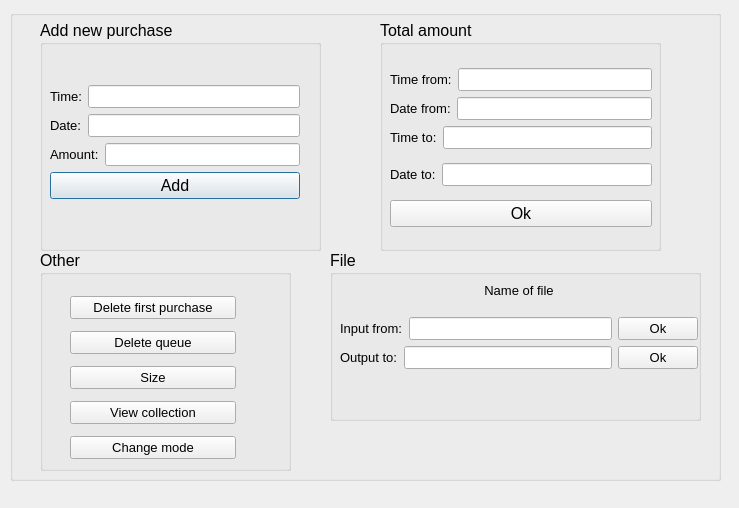
<?xml version="1.0" encoding="UTF-8"?>
<ui version="4.0">
 <class>purchase_window</class>
 <widget class="QDialog" name="purchase_window">
  <property name="geometry">
   <rect>
    <x>0</x>
    <y>0</y>
    <width>739</width>
    <height>508</height>
   </rect>
  </property>
  <property name="windowTitle">
   <string>Dialog</string>
  </property>
  <widget class="QGroupBox" name="groupBox">
   <property name="geometry">
    <rect>
     <x>10</x>
     <y>10</y>
     <width>711</width>
     <height>471</height>
    </rect>
   </property>
   <property name="font">
    <font>
     <pointsize>12</pointsize>
    </font>
   </property>
   <property name="title">
    <string/>
   </property>
   <widget class="QGroupBox" name="groupBox_2">
    <property name="geometry">
     <rect>
      <x>30</x>
      <y>10</y>
      <width>281</width>
      <height>231</height>
     </rect>
    </property>
    <property name="title">
     <string>Add new purchase</string>
    </property>
    <widget class="QWidget" name="layoutWidget">
     <property name="geometry">
      <rect>
       <x>10</x>
       <y>30</y>
       <width>250</width>
       <height>185</height>
      </rect>
     </property>
     <layout class="QVBoxLayout" name="verticalLayout_6">
      <item>
       <layout class="QVBoxLayout" name="verticalLayout_2">
        <item>
         <layout class="QVBoxLayout" name="verticalLayout">
          <item>
           <layout class="QHBoxLayout" name="horizontalLayout">
            <item>
             <widget class="QLabel" name="label">
              <property name="font">
               <font>
                <pointsize>10</pointsize>
               </font>
              </property>
              <property name="text">
               <string>Time:</string>
              </property>
             </widget>
            </item>
            <item>
             <widget class="QLineEdit" name="purchase_time">
              <property name="font">
               <font>
                <pointsize>10</pointsize>
               </font>
              </property>
             </widget>
            </item>
           </layout>
          </item>
          <item>
           <layout class="QHBoxLayout" name="horizontalLayout_2">
            <item>
             <widget class="QLabel" name="label_2">
              <property name="font">
               <font>
                <pointsize>10</pointsize>
               </font>
              </property>
              <property name="text">
               <string>Date:</string>
              </property>
             </widget>
            </item>
            <item>
             <widget class="QLineEdit" name="purchase_date">
              <property name="font">
               <font>
                <pointsize>10</pointsize>
               </font>
              </property>
             </widget>
            </item>
           </layout>
          </item>
          <item>
           <layout class="QHBoxLayout" name="horizontalLayout_3">
            <item>
             <widget class="QLabel" name="label_3">
              <property name="font">
               <font>
                <pointsize>10</pointsize>
               </font>
              </property>
              <property name="text">
               <string>Amount:</string>
              </property>
             </widget>
            </item>
            <item>
             <widget class="QLineEdit" name="purchase_amount">
              <property name="font">
               <font>
                <pointsize>10</pointsize>
               </font>
              </property>
             </widget>
            </item>
           </layout>
          </item>
         </layout>
        </item>
        <item>
         <widget class="QPushButton" name="purchase_add">
          <property name="text">
           <string>Add</string>
          </property>
         </widget>
        </item>
       </layout>
      </item>
     </layout>
    </widget>
   </widget>
   <widget class="QGroupBox" name="groupBox_4">
    <property name="geometry">
     <rect>
      <x>320</x>
      <y>240</y>
      <width>371</width>
      <height>171</height>
     </rect>
    </property>
    <property name="title">
     <string>File</string>
    </property>
    <widget class="QWidget" name="layoutWidget_2">
     <property name="geometry">
      <rect>
       <x>10</x>
       <y>20</y>
       <width>358</width>
       <height>99</height>
      </rect>
     </property>
     <layout class="QVBoxLayout" name="verticalLayout_5">
      <item>
       <widget class="QLabel" name="label_7">
        <property name="font">
         <font>
          <pointsize>10</pointsize>
         </font>
        </property>
        <property name="text">
         <string>Name of file</string>
        </property>
        <property name="alignment">
         <set>Qt::AlignCenter</set>
        </property>
       </widget>
      </item>
      <item>
       <layout class="QHBoxLayout" name="horizontalLayout_6">
        <item>
         <widget class="QLabel" name="label_6">
          <property name="font">
           <font>
            <pointsize>10</pointsize>
           </font>
          </property>
          <property name="text">
           <string>Input from:</string>
          </property>
         </widget>
        </item>
        <item>
         <widget class="QLineEdit" name="file_input_name">
          <property name="font">
           <font>
            <pointsize>10</pointsize>
           </font>
          </property>
         </widget>
        </item>
        <item>
         <widget class="QPushButton" name="file_input_ok">
          <property name="font">
           <font>
            <pointsize>10</pointsize>
           </font>
          </property>
          <property name="text">
           <string>Ok</string>
          </property>
         </widget>
        </item>
       </layout>
      </item>
      <item>
       <layout class="QHBoxLayout" name="horizontalLayout_7">
        <item>
         <widget class="QLabel" name="label_8">
          <property name="font">
           <font>
            <pointsize>10</pointsize>
           </font>
          </property>
          <property name="text">
           <string>Output to:</string>
          </property>
         </widget>
        </item>
        <item>
         <widget class="QLineEdit" name="file_output_name">
          <property name="font">
           <font>
            <pointsize>10</pointsize>
           </font>
          </property>
         </widget>
        </item>
        <item>
         <widget class="QPushButton" name="file_output_ok">
          <property name="font">
           <font>
            <pointsize>10</pointsize>
           </font>
          </property>
          <property name="text">
           <string>Ok</string>
          </property>
         </widget>
        </item>
       </layout>
      </item>
     </layout>
    </widget>
   </widget>
   <widget class="QGroupBox" name="groupBox_6">
    <property name="geometry">
     <rect>
      <x>30</x>
      <y>240</y>
      <width>251</width>
      <height>221</height>
     </rect>
    </property>
    <property name="title">
     <string>Other</string>
    </property>
    <widget class="QWidget" name="layoutWidget_3">
     <property name="geometry">
      <rect>
       <x>30</x>
       <y>40</y>
       <width>166</width>
       <height>180</height>
      </rect>
     </property>
     <layout class="QVBoxLayout" name="verticalLayout_9">
      <item>
       <widget class="QPushButton" name="delete_first">
        <property name="font">
         <font>
          <pointsize>10</pointsize>
         </font>
        </property>
        <property name="text">
         <string>Delete first purchase</string>
        </property>
       </widget>
      </item>
      <item>
       <widget class="QPushButton" name="delete_queue">
        <property name="font">
         <font>
          <pointsize>10</pointsize>
         </font>
        </property>
        <property name="text">
         <string>Delete queue</string>
        </property>
       </widget>
      </item>
      <item>
       <widget class="QPushButton" name="size">
        <property name="font">
         <font>
          <pointsize>10</pointsize>
         </font>
        </property>
        <property name="text">
         <string>Size</string>
        </property>
       </widget>
      </item>
      <item>
       <widget class="QPushButton" name="view_collection">
        <property name="font">
         <font>
          <pointsize>10</pointsize>
         </font>
        </property>
        <property name="text">
         <string>View collection</string>
        </property>
       </widget>
      </item>
      <item>
       <widget class="QPushButton" name="pushButton">
        <property name="font">
         <font>
          <pointsize>10</pointsize>
         </font>
        </property>
        <property name="text">
         <string>Change mode</string>
        </property>
       </widget>
      </item>
     </layout>
    </widget>
   </widget>
   <widget class="QGroupBox" name="groupBox_3">
    <property name="geometry">
     <rect>
      <x>370</x>
      <y>10</y>
      <width>281</width>
      <height>231</height>
     </rect>
    </property>
    <property name="title">
     <string>Total amount</string>
    </property>
    <widget class="QWidget" name="layoutWidget_4">
     <property name="geometry">
      <rect>
       <x>10</x>
       <y>40</y>
       <width>262</width>
       <height>178</height>
      </rect>
     </property>
     <layout class="QVBoxLayout" name="verticalLayout_4">
      <item>
       <layout class="QVBoxLayout" name="verticalLayout_3">
        <item>
         <layout class="QHBoxLayout" name="horizontalLayout_4">
          <item>
           <widget class="QLabel" name="label_4">
            <property name="font">
             <font>
              <pointsize>10</pointsize>
             </font>
            </property>
            <property name="text">
             <string>Time from:</string>
            </property>
           </widget>
          </item>
          <item>
           <widget class="QLineEdit" name="amount_time_from">
            <property name="font">
             <font>
              <pointsize>10</pointsize>
             </font>
            </property>
           </widget>
          </item>
         </layout>
        </item>
        <item>
         <layout class="QHBoxLayout" name="horizontalLayout_8">
          <item>
           <widget class="QLabel" name="label_9">
            <property name="font">
             <font>
              <pointsize>10</pointsize>
             </font>
            </property>
            <property name="text">
             <string>Date from:</string>
            </property>
           </widget>
          </item>
          <item>
           <widget class="QLineEdit" name="amount_date_from">
            <property name="font">
             <font>
              <pointsize>10</pointsize>
             </font>
            </property>
           </widget>
          </item>
         </layout>
        </item>
        <item>
         <layout class="QHBoxLayout" name="horizontalLayout_5">
          <item>
           <widget class="QLabel" name="label_5">
            <property name="font">
             <font>
              <pointsize>10</pointsize>
             </font>
            </property>
            <property name="text">
             <string>Time to:</string>
            </property>
           </widget>
          </item>
          <item>
           <widget class="QLineEdit" name="amount_time_to">
            <property name="font">
             <font>
              <pointsize>10</pointsize>
             </font>
            </property>
           </widget>
          </item>
         </layout>
        </item>
       </layout>
      </item>
      <item>
       <layout class="QHBoxLayout" name="horizontalLayout_9">
        <item>
         <widget class="QLabel" name="label_10">
          <property name="font">
           <font>
            <pointsize>10</pointsize>
           </font>
          </property>
          <property name="text">
           <string>Date to:</string>
          </property>
         </widget>
        </item>
        <item>
         <widget class="QLineEdit" name="amount_date_to">
          <property name="font">
           <font>
            <pointsize>10</pointsize>
           </font>
          </property>
          <property name="text">
           <string/>
          </property>
         </widget>
        </item>
       </layout>
      </item>
      <item>
       <widget class="QPushButton" name="amount_ok">
        <property name="text">
         <string>Ok</string>
        </property>
       </widget>
      </item>
     </layout>
    </widget>
   </widget>
  </widget>
 </widget>
 <resources/>
 <connections/>
</ui>
